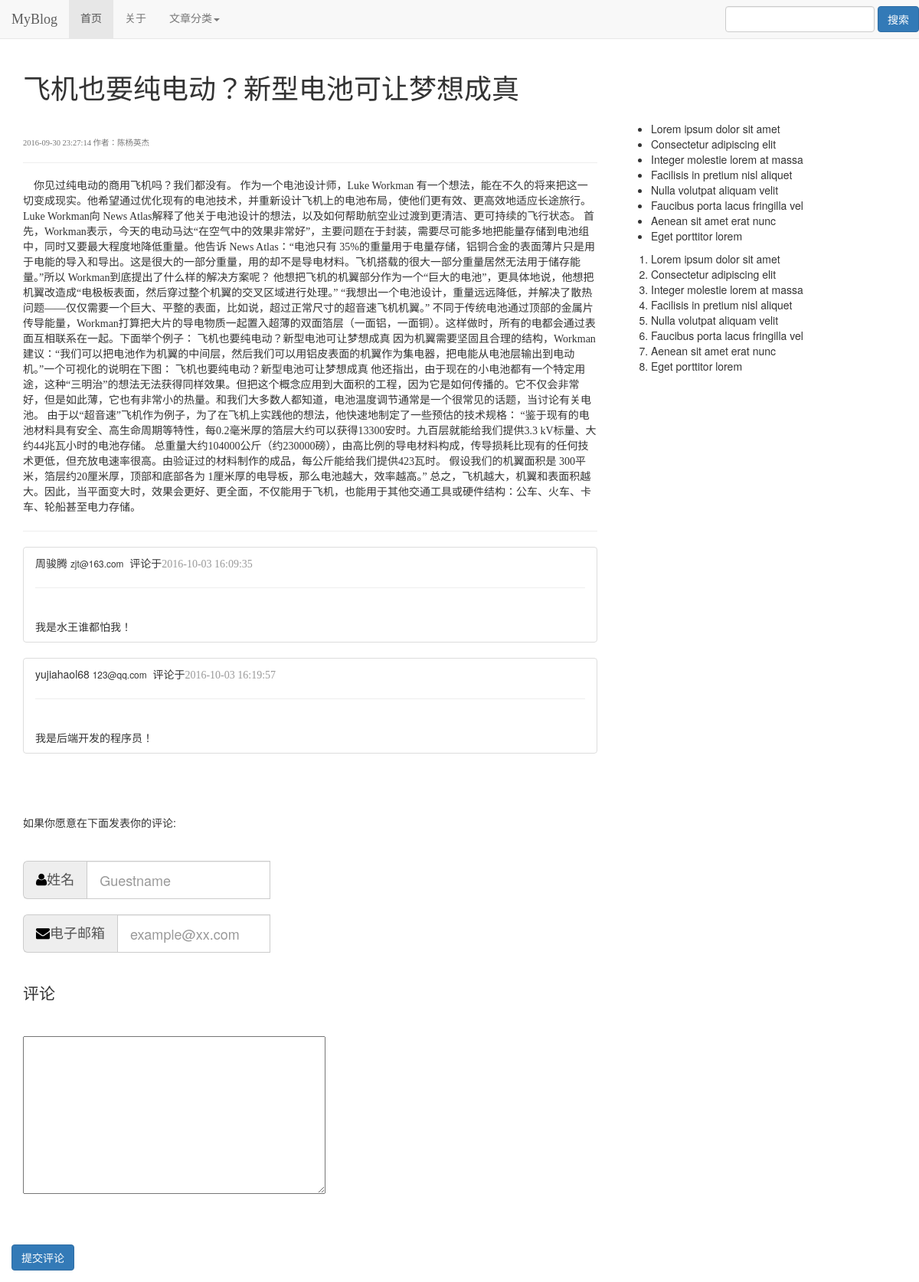
/article.php?id=13, run on the app's committed database.
### tables this page shows
CREATE TABLE `page` (
  `passage_id` int(10) UNSIGNED NOT NULL COMMENT '文章ID',
  `p_content` text NOT NULL COMMENT '文章内容',
  `p_title` text NOT NULL COMMENT '文章标题',
  `pub_time` datetime NOT NULL COMMENT '文章发布时间',
  `writer` varchar(20) NOT NULL COMMENT '作者',
  `description` text NOT NULL COMMENT '描述',
  `comment_count` int(10) UNSIGNED NOT NULL DEFAULT '0' COMMENT '评论数'
);

CREATE TABLE `guest` (
  `name` varchar(20) NOT NULL COMMENT '游客姓名',
  `email` varchar(50) NOT NULL COMMENT '电子邮箱',
  `comment_content` text NOT NULL COMMENT '评论内容',
  `comment_time` datetime NOT NULL COMMENT '评论时间',
  `pc_id` int(10) UNSIGNED NOT NULL COMMENT '评论文章ID',
  `guest_id` int(10) UNSIGNED NOT NULL
);

### includes/fetch_comment_data.php (the view, shortened to what this page needs)
<?php
require_once("mysql_connect.php");
$pid = $_SESSION['p_id'];
$sql = "SELECT * FROM `guest` WHERE `pc_id` = $pid";
if(mysqli_query($con,"SET NAMES UTF8")){
    if($result=mysqli_query($con,$sql)){
        while($row=mysqli_fetch_array($result, MYSQLI_ASSOC)){
            printf("<div class=\"list-group\">
                   <li class=\"list-group-item\">%s&nbsp;<small>%s</small>&nbsp;&nbsp;评论于<span style=\"color:#999;\">%s</span><hr><br/>%s</li>
            </div>",$row['name'],$row['email'],$row['comment_time'],$row['comment_content']);
        }
    }
    else{
        printf("<div class=\"list-group\">
        <h5 class=\"list-group-item\">暂时还没有评论，来抢个沙发吧！</h5>
        </div>");
        mysqli_close($con);
    }
}
else{
    echo "数据库编码设置失败！";
}
?>

### includes/fetch_article_data.php (shortened to what this page needs)
<?php
if(empty($_GET['id']))
{
    $id = $_SESSION['p_id'];
}
else{
    $id = $_SESSION['p_id'];
}
require_once("mysql_connect.php");
$sql = "SELECT * FROM `page` WHERE passage_id = $id";
if(mysqli_query($con,"SET NAMES UTF8"))
{
if($result=mysqli_query($con,$sql))
{
    if($row=mysqli_fetch_array($result, MYSQLI_ASSOC))
    {
        printf("<div class=\"page-header\">
        <h1>%s</h1><br/>
        <h5><small>%s  作者：%s</small></h5></div>
        <p>&nbsp;&nbsp;&nbsp;&nbsp;%s</p>
        ",$row["p_title"],$row["pub_time"],$row["writer"],$row["p_content"]);
    }
    else{
        echo "文章信息获取失败！<br/>";
    }
}
    else{
        echo "sql语句错误！";
    }
}
else{
    echo "数据库编码设置失败!<br/>";
}
?>

### css/article_stylesheet.css (style rules this page uses)
h1,h2,h3,h4,h5,p,label,a,span { font-family: Microsoft YaHei; }

### data on the page
page: p_title "飞机也要纯电动？新型电池可让梦想成真", pub_time "2016-09-30 23:27:14", writer "陈杨英杰", p_content "你见过纯电动的商用飞机吗？我们都没有。 作为一个电池设计师，Luke Workman 有一个想法，能在不久的将来把这一切变成现实。他希望通过优化现有的电池技术，并重新设计飞机上的电池布局，使他们更有效、更高效地适应长途旅行。 Luke Workman向 News Atlas解释了他关于电池设计的想法，以及如何帮助航空业过渡到更清洁、更可持续的飞行状态。 首先，Workman表示，今天的电动马达“在空气中的效果非常好”，主要问题在于封装，需要尽可能多地把能量存储到电池组中，同时又要最大程度地降低重量。他告诉 News Atlas：“电池只有 35%的重量用于电量存储，铝铜合金的表面薄片只是用于电能的导入和导出。这是很大的一部分重量，用的却不是导电材料。飞机搭载的很大一部分重量居然无法用于储存能量。”所以 Workman到底提出了什么样的解决方案呢？ 他想把飞机的机翼部分作为一个“巨大的电池”，更具体地说，他想把机翼改造成“电极板表面，然后穿过整个机翼的交叉区域进行处理。” “我想出一个电池设计，重量远远降低，并解决了散热问题——仅仅需要一个巨大、平整的表面，比如说，超过正常尺寸的超音速飞机机翼。” 不同于传统电池通过顶部的金属片传导能量，Workman打算把大片的导电物质一起置入超薄的双面箔层（一面铝，一面铜）。这样做时，所有的电都会通过表面互相联系在一起。下面举个例子： 飞机也要纯电动？新型电池可让梦想成真…"
guest: name "周骏腾", email "zjt@163.com", comment_time "2016-10-03 16:09:35", comment_content "我是水王谁都怕我！"
guest: name "yujiahaol68", email "123@qq.com", comment_time "2016-10-03 16:19:57", comment_content "我是后端开发的程序员！"
